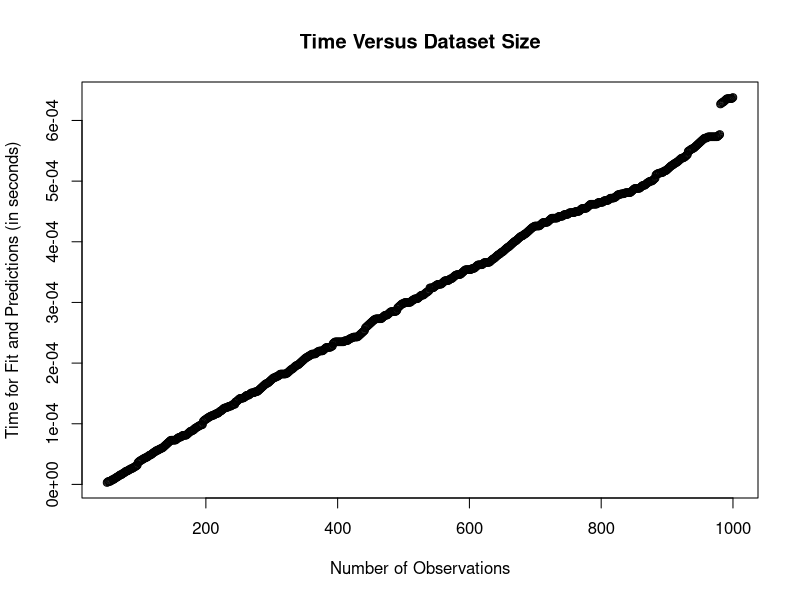

The R script that drew this image:
library(class)
library(data.table)

#generate some artificial data
sample = data.frame(replicate(10,sample(0:1,1000,rep=TRUE)))

#define function that receives observation and predicts using a fake model
predict = function(data){
  #grab the observations
  obs_predict = data[nrow(data),]
  obs_train = data[1:nrow(data)-1,]
  
  # Start the clock!
  ptm <- proc.time()
  
  #fit and predict
  model <- knn(obs_train[,-10],obs_predict[,-10],cl=obs_train$X10,k=10)
  
  # Stop the clock
  runtime = proc.time() - ptm
  elapsed_time = runtime[3]
  
  return(elapsed_time)
}

#define function that sends the obvs
stream = function(data,min_n){
  summed_time = 0
  time_list = numeric(0)
  for(i in min_n:nrow(data)){
    #getting prediction time
    elapsed_time = predict(data[0:i,])
    summed_time = summed_time + elapsed_time
    #adding the time to a list
    average_time = summed_time/nrow(data)
    time_list[i] = average_time
  }
  return(time_list)
}

#specify min number of observations to start with. Make sure its > k
min_n = 50

#get the results
results = data.frame(stream(sample,min_n))

#plot the results
plot(seq(min_n,nrow(results)),results[min_n:nrow(results),1],
     xlab = "Number of Observations", ylab = "Time for Fit and Predictions (in seconds)",
     main = "Time Versus Dataset Size")
